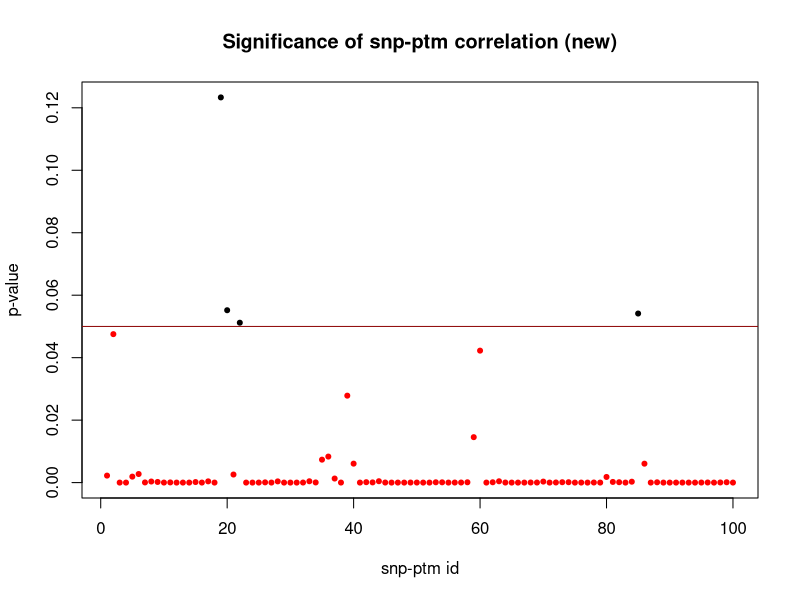
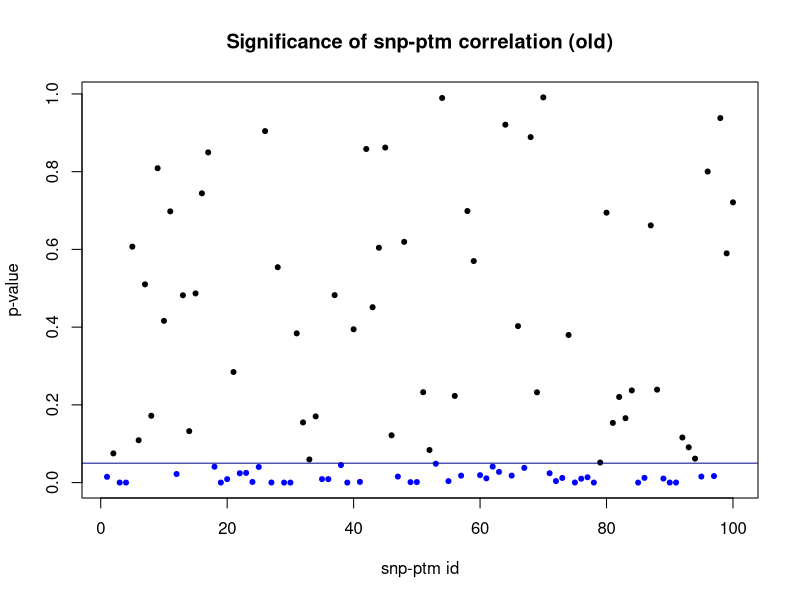
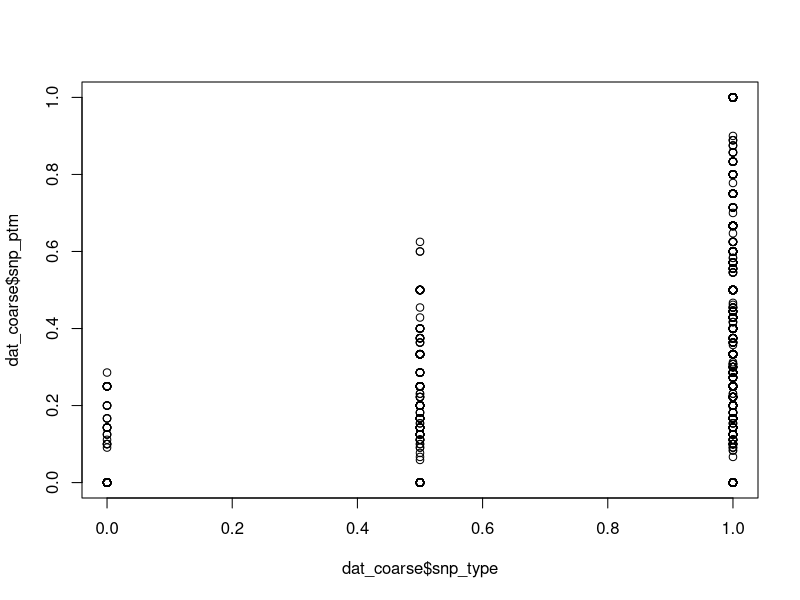
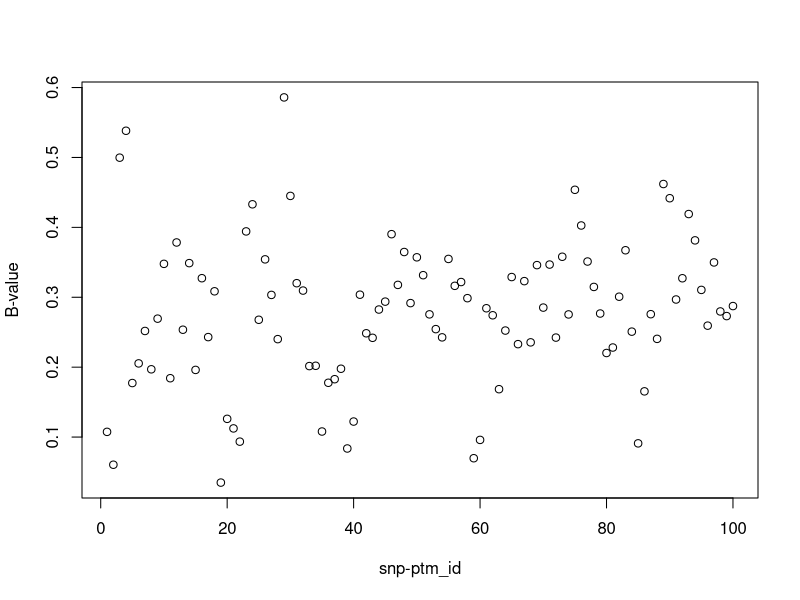

These figures' R source, in order:
library(purrr)
library(MASS)
set.seed(24601)
library(tidyverse)


patient_count <- 50
id_count <- 100

lambda_ <- rep(sample(2:8, size = id_count, replace = TRUE), patient_count)
p <- rep(rnorm(id_count, 0.4, 0.2), patient_count) # prob of SNP
p <- pmax(pmin(1, p), 0)
z <- numeric(patient_count*id_count)
for (i in seq_len(patient_count)) {
  z[((i-1)*id_count + 1):(i*id_count)] <- rep(sample(c(-0.2, 0, 0.2),
    size = id_count, replace = TRUE, prob = c(0.15, 0.7, 0.15)), each = id_count) # prob of getting PTM w/o SNP
}
q <- rep(rnorm(id_count, 0.3, 0.15), patient_count) # prob of getting PTM w/o SNP
q <- pmax(pmin(1, q), 0.2)

n = rpois(patient_count*id_count, lambda = lambda_)
n = replace(n, n==0, 1)
x = numeric(patient_count*id_count)
for (sampcnt in 1:(patient_count*id_count)) {
  x[sampcnt] = min(n[sampcnt], sample(c(0, 0.5, 1), size = 1, replace = TRUE,
    prob = c((1-p[sampcnt])^2, p[sampcnt]^2, max(1-((1-p[sampcnt])^2 + p[sampcnt]^2), 0))))
}
x[x == 1] <- n[x == 1]
x[x == 0.5] <- rbinom(length(x[x == 0.5]), n[x == 0.5], 0.5)
y1 = rbinom(patient_count*id_count, x, q+z)
y2 = rbinom(patient_count*id_count, n-x, q)

snp_var <- numeric(0)
for (i in 1:(patient_count*id_count)) {
  snp_var <- c(snp_var, rep(1, x[i]), rep(0, n[i] - x[i]))
}

ptm_var <- numeric(0)
for (i in 1:(patient_count*id_count)) {
  ptm_var <- c(ptm_var, rep(1, y1[i] + y2[i]), rep(0, n[i] - (y1[i] + y2[i])))
}


# Convert the data to matrix form, this is the original form
dat = data.frame(patient=rep(1:patient_count,id_count),
                 snp_ptm_id=rep(1:id_count,each=patient_count), peptide=n,
                 snp=x,non_snp=n-x,snp_ptm=y1,non_snp_ptm=y2,effect_size=z)
dat = as_tibble(dat)
print(dat, n = 100)

new_dat = data.frame(patient=rep(rep(1:patient_count, id_count), n), 
                 snp_ptm_id=rep(rep(1:id_count,each=patient_count), n),
                 snp=snp_var, ptm=ptm_var,effect_size=rep(z, n))
new_dat = as_tibble(new_dat)
print(new_dat, n = 100)


# Convert to a coarser form
dat_coarse = dat
dat_coarse$snp_type = dat_coarse$snp/dat_coarse$peptide
dat_coarse$snp_type[dat_coarse$snp_type<0.33] = 0
dat_coarse$snp_type[dat_coarse$snp_type>0.66] = 1
dat_coarse$snp_type[(dat_coarse$snp_type != 0) & (dat_coarse$snp_type != 1)] = 0.5
dat_coarse$effect_size = dat_coarse$effect_size
dat_coarse = dat_coarse %>% select(patient, snp_ptm_id, peptide, snp_type, snp_ptm, effect_size)

dat_coarse$snp_ptm <- dat_coarse$snp_ptm / dat_coarse$peptide

print(dat_coarse, n = 100)

#coarse data linear regression plot
coarse_lm_pval <- numeric(id_count)
for (idc in 1:id_count) {
  coarse_lm <- lm(snp_ptm[(1+(patient_count*(idc-1))):(patient_count*idc)]
    ~ snp_type[(1+(patient_count*(idc-1))):(patient_count*idc)], data = dat_coarse)
  coarse_lm_pval[idc] <- summary(coarse_lm)$coefficients[2,4]
}
sig_col <- ifelse(coarse_lm_pval < 0.05, "red", "black")
plot(seq_len(id_count), coarse_lm_pval, main = "Significance of snp-ptm correlation (new)",
     xlab = "snp-ptm id", ylab = "p-value", pch = 20, col = sig_col)
abline(h = 0.05, col = "red4")


#old data linear regression plot
old_lm_pval <- numeric(id_count)
for (idc in 1:id_count) {
  old_lm <- lm(ptm[sum(n[0:(patient_count*(idc-1))]):sum(n[0:(patient_count*idc)])]
    ~ snp[sum(n[0:(patient_count*(idc-1))]):sum(n[0:(patient_count*idc)])], data = new_dat)
  old_lm_pval[idc] <- summary(old_lm)$coefficients[2,4]
}

sig_col_2 <- ifelse(old_lm_pval < 0.05, "blue", "black")
plot(seq_len(id_count), old_lm_pval, main = "Significance of snp-ptm correlation (old)",
     xlab = "snp-ptm id", ylab = "p-value", pch = 20, col = sig_col_2)
abline(h = 0.05, col = "blue4")


#coarse data analysis (id vs bvalue and snp-type vs normalized ptm count)
coarse_lm_b <- numeric(id_count)
for (idc in 1:id_count) {
  coarse_lm <- lm(snp_ptm[(1+(patient_count*(idc-1))):(patient_count*idc)]
                  ~ snp_type[(1+(patient_count*(idc-1))):(patient_count*idc)], data = dat_coarse)
  coarse_lm_b[idc] <- coef(coarse_lm)[2]
}
plot(dat_coarse$snp_type, dat_coarse$snp_ptm)
plot(1:100, coarse_lm_b, xlab = "snp-ptm_id", ylab = "B-value")
